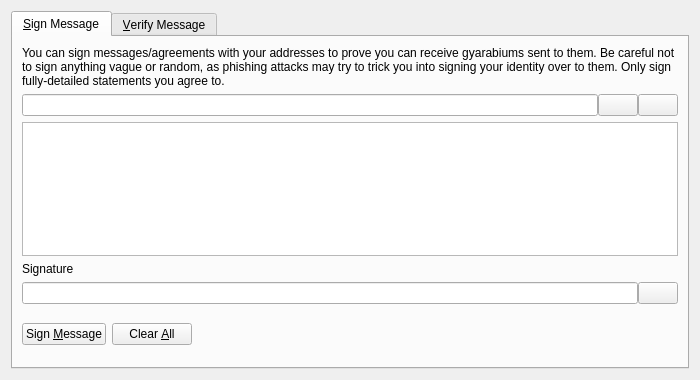
<?xml version="1.0" encoding="UTF-8"?>
<ui version="4.0">
 <class>SignVerifyMessageDialog</class>
 <widget class="QDialog" name="SignVerifyMessageDialog">
  <property name="geometry">
   <rect>
    <x>0</x>
    <y>0</y>
    <width>700</width>
    <height>380</height>
   </rect>
  </property>
  <property name="windowTitle">
   <string>Signatures - Sign / Verify a Message</string>
  </property>
  <property name="modal">
   <bool>true</bool>
  </property>
  <layout class="QVBoxLayout" name="verticalLayout">
   <item>
    <widget class="QTabWidget" name="tabWidget">
     <property name="currentIndex">
      <number>0</number>
     </property>
     <widget class="QWidget" name="tabSignMessage">
      <attribute name="title">
       <string>&amp;Sign Message</string>
      </attribute>
      <layout class="QVBoxLayout" name="verticalLayout_SM">
       <item>
        <widget class="QLabel" name="infoLabel_SM">
         <property name="text">
          <string>You can sign messages/agreements with your addresses to prove you can receive gyarabiums sent to them. Be careful not to sign anything vague or random, as phishing attacks may try to trick you into signing your identity over to them. Only sign fully-detailed statements you agree to.</string>
         </property>
         <property name="textFormat">
          <enum>Qt::PlainText</enum>
         </property>
         <property name="wordWrap">
          <bool>true</bool>
         </property>
        </widget>
       </item>
       <item>
        <layout class="QHBoxLayout" name="horizontalLayout_1_SM">
         <property name="spacing">
          <number>0</number>
         </property>
         <item>
          <widget class="QValidatedLineEdit" name="addressIn_SM">
           <property name="toolTip">
            <string>The Gyarabium address to sign the message with</string>
           </property>
          </widget>
         </item>
         <item>
          <widget class="QPushButton" name="addressBookButton_SM">
           <property name="toolTip">
            <string>Choose previously used address</string>
           </property>
           <property name="text">
            <string/>
           </property>
           <property name="icon">
            <iconset resource="../bitcoin.qrc">
             <normaloff>:/icons/address-book</normaloff>:/icons/address-book</iconset>
           </property>
           <property name="shortcut">
            <string>Alt+A</string>
           </property>
           <property name="autoDefault">
            <bool>false</bool>
           </property>
          </widget>
         </item>
         <item>
          <widget class="QPushButton" name="pasteButton_SM">
           <property name="toolTip">
            <string>Paste address from clipboard</string>
           </property>
           <property name="text">
            <string/>
           </property>
           <property name="icon">
            <iconset resource="../bitcoin.qrc">
             <normaloff>:/icons/editpaste</normaloff>:/icons/editpaste</iconset>
           </property>
           <property name="shortcut">
            <string>Alt+P</string>
           </property>
           <property name="autoDefault">
            <bool>false</bool>
           </property>
          </widget>
         </item>
        </layout>
       </item>
       <item>
        <widget class="QPlainTextEdit" name="messageIn_SM">
         <property name="toolTip">
          <string>Enter the message you want to sign here</string>
         </property>
        </widget>
       </item>
       <item>
        <widget class="QLabel" name="signatureLabel_SM">
         <property name="text">
          <string>Signature</string>
         </property>
         <property name="textFormat">
          <enum>Qt::PlainText</enum>
         </property>
        </widget>
       </item>
       <item>
        <layout class="QHBoxLayout" name="horizontalLayout_2_SM">
         <property name="spacing">
          <number>0</number>
         </property>
         <item>
          <widget class="QLineEdit" name="signatureOut_SM">
           <property name="font">
            <font>
             <italic>true</italic>
            </font>
           </property>
           <property name="readOnly">
            <bool>true</bool>
           </property>
          </widget>
         </item>
         <item>
          <widget class="QPushButton" name="copySignatureButton_SM">
           <property name="toolTip">
            <string>Copy the current signature to the system clipboard</string>
           </property>
           <property name="text">
            <string/>
           </property>
           <property name="icon">
            <iconset resource="../bitcoin.qrc">
             <normaloff>:/icons/editcopy</normaloff>:/icons/editcopy</iconset>
           </property>
           <property name="autoDefault">
            <bool>false</bool>
           </property>
          </widget>
         </item>
        </layout>
       </item>
       <item>
        <layout class="QHBoxLayout" name="horizontalLayout_3_SM">
         <item>
          <widget class="QPushButton" name="signMessageButton_SM">
           <property name="toolTip">
            <string>Sign the message to prove you own this Gyarabium address</string>
           </property>
           <property name="text">
            <string>Sign &amp;Message</string>
           </property>
           <property name="icon">
            <iconset resource="../bitcoin.qrc">
             <normaloff>:/icons/edit</normaloff>:/icons/edit</iconset>
           </property>
           <property name="autoDefault">
            <bool>false</bool>
           </property>
          </widget>
         </item>
         <item>
          <widget class="QPushButton" name="clearButton_SM">
           <property name="toolTip">
            <string>Reset all sign message fields</string>
           </property>
           <property name="text">
            <string>Clear &amp;All</string>
           </property>
           <property name="icon">
            <iconset resource="../bitcoin.qrc">
             <normaloff>:/icons/remove</normaloff>:/icons/remove</iconset>
           </property>
           <property name="autoDefault">
            <bool>false</bool>
           </property>
          </widget>
         </item>
         <item>
          <spacer name="horizontalSpacer_1_SM">
           <property name="orientation">
            <enum>Qt::Horizontal</enum>
           </property>
           <property name="sizeHint" stdset="0">
            <size>
             <width>40</width>
             <height>48</height>
            </size>
           </property>
          </spacer>
         </item>
         <item>
          <widget class="QLabel" name="statusLabel_SM">
           <property name="font">
            <font>
             <weight>75</weight>
             <bold>true</bold>
            </font>
           </property>
           <property name="text">
            <string/>
           </property>
           <property name="wordWrap">
            <bool>true</bool>
           </property>
          </widget>
         </item>
         <item>
          <spacer name="horizontalSpacer_2_SM">
           <property name="orientation">
            <enum>Qt::Horizontal</enum>
           </property>
           <property name="sizeHint" stdset="0">
            <size>
             <width>40</width>
             <height>48</height>
            </size>
           </property>
          </spacer>
         </item>
        </layout>
       </item>
      </layout>
     </widget>
     <widget class="QWidget" name="tabVerifyMessage">
      <attribute name="title">
       <string>&amp;Verify Message</string>
      </attribute>
      <layout class="QVBoxLayout" name="verticalLayout_VM">
       <item>
        <widget class="QLabel" name="infoLabel_VM">
         <property name="text">
          <string>Enter the receiver's address, message (ensure you copy line breaks, spaces, tabs, etc. exactly) and signature below to verify the message. Be careful not to read more into the signature than what is in the signed message itself, to avoid being tricked by a man-in-the-middle attack. Note that this only proves the signing party receives with the address, it cannot prove sendership of any transaction!</string>
         </property>
         <property name="textFormat">
          <enum>Qt::PlainText</enum>
         </property>
         <property name="alignment">
          <set>Qt::AlignLeading|Qt::AlignLeft|Qt::AlignTop</set>
         </property>
         <property name="wordWrap">
          <bool>true</bool>
         </property>
        </widget>
       </item>
       <item>
        <layout class="QHBoxLayout" name="horizontalLayout_1_VM">
         <property name="spacing">
          <number>0</number>
         </property>
         <item>
          <widget class="QValidatedLineEdit" name="addressIn_VM">
           <property name="toolTip">
            <string>The Gyarabium address the message was signed with</string>
           </property>
          </widget>
         </item>
         <item>
          <widget class="QPushButton" name="addressBookButton_VM">
           <property name="toolTip">
            <string>Choose previously used address</string>
           </property>
           <property name="text">
            <string/>
           </property>
           <property name="icon">
            <iconset resource="../bitcoin.qrc">
             <normaloff>:/icons/address-book</normaloff>:/icons/address-book</iconset>
           </property>
           <property name="shortcut">
            <string>Alt+A</string>
           </property>
           <property name="autoDefault">
            <bool>false</bool>
           </property>
          </widget>
         </item>
        </layout>
       </item>
       <item>
        <widget class="QPlainTextEdit" name="messageIn_VM"/>
       </item>
       <item>
        <widget class="QValidatedLineEdit" name="signatureIn_VM"/>
       </item>
       <item>
        <layout class="QHBoxLayout" name="horizontalLayout_2_VM">
         <item>
          <widget class="QPushButton" name="verifyMessageButton_VM">
           <property name="toolTip">
            <string>Verify the message to ensure it was signed with the specified Gyarabium address</string>
           </property>
           <property name="text">
            <string>Verify &amp;Message</string>
           </property>
           <property name="icon">
            <iconset resource="../bitcoin.qrc">
             <normaloff>:/icons/transaction_0</normaloff>:/icons/transaction_0</iconset>
           </property>
           <property name="autoDefault">
            <bool>false</bool>
           </property>
          </widget>
         </item>
         <item>
          <widget class="QPushButton" name="clearButton_VM">
           <property name="toolTip">
            <string>Reset all verify message fields</string>
           </property>
           <property name="text">
            <string>Clear &amp;All</string>
           </property>
           <property name="icon">
            <iconset resource="../bitcoin.qrc">
             <normaloff>:/icons/remove</normaloff>:/icons/remove</iconset>
           </property>
           <property name="autoDefault">
            <bool>false</bool>
           </property>
          </widget>
         </item>
         <item>
          <spacer name="horizontalSpacer_1_VM">
           <property name="orientation">
            <enum>Qt::Horizontal</enum>
           </property>
           <property name="sizeHint" stdset="0">
            <size>
             <width>40</width>
             <height>48</height>
            </size>
           </property>
          </spacer>
         </item>
         <item>
          <widget class="QLabel" name="statusLabel_VM">
           <property name="font">
            <font>
             <weight>75</weight>
             <bold>true</bold>
            </font>
           </property>
           <property name="text">
            <string/>
           </property>
           <property name="wordWrap">
            <bool>true</bool>
           </property>
          </widget>
         </item>
         <item>
          <spacer name="horizontalSpacer_2_VM">
           <property name="orientation">
            <enum>Qt::Horizontal</enum>
           </property>
           <property name="sizeHint" stdset="0">
            <size>
             <width>40</width>
             <height>48</height>
            </size>
           </property>
          </spacer>
         </item>
        </layout>
       </item>
      </layout>
     </widget>
    </widget>
   </item>
  </layout>
 </widget>
 <customwidgets>
  <customwidget>
   <class>QValidatedLineEdit</class>
   <extends>QLineEdit</extends>
   <header>qt/qvalidatedlineedit.h</header>
  </customwidget>
 </customwidgets>
 <resources>
  <include location="../bitcoin.qrc"/>
 </resources>
 <connections/>
</ui>
